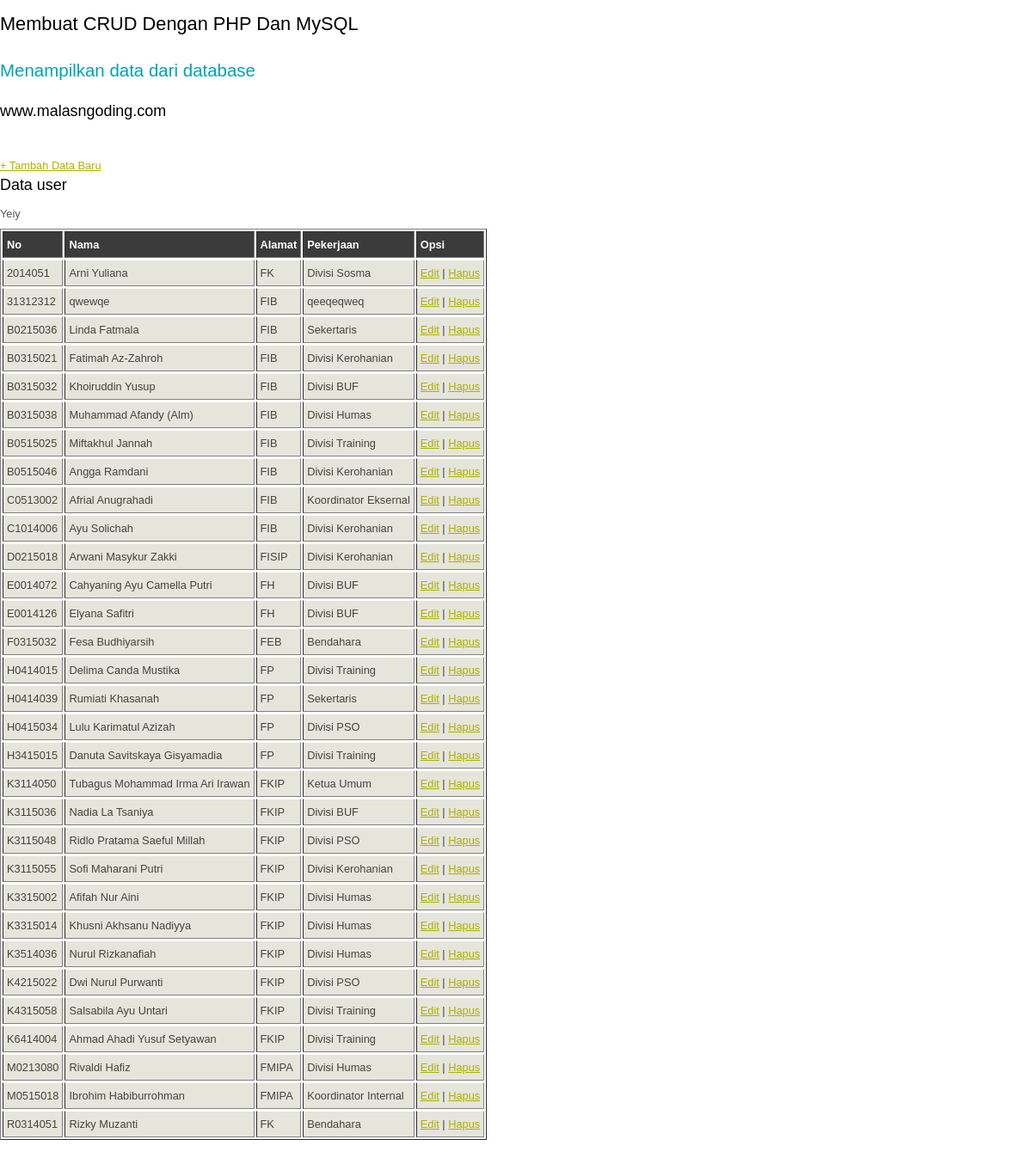
/fosma/pengurus/tampil pengurus.php, run on the app's committed database.
### tables this page shows
CREATE TABLE `pengurus` (
  `nim` varchar(10) NOT NULL,
  `nama` varchar(50) NOT NULL,
  `jabatan` varchar(20) NOT NULL,
  `fakultas` varchar(50) NOT NULL
);

### fosma/pengurus/tampil pengurus.php (the view, shortened to what this page needs)
<!DOCTYPE html>
<html>
<head>
	<link rel="stylesheet" type="text/css" href="style.css">
</head>
<body>
	<div class="judul">
		<h1>Membuat CRUD Dengan PHP Dan MySQL</h1>
		<h2>Menampilkan data dari database</h2>
		<h3>www.malasngoding.com</h3>
	</div>
	<br/>
	<br/>
	<a class="tombol" href="form input pengurus.php">+ Tambah Data Baru</a>
	<h3>Data user</h3>
	<table border="1" class="table">
		<tr>
			<th>No</th>
			<th>Nama</th>
			<th>Alamat</th>
			<th>Pekerjaan</th>
			<th>Opsi</th>
		</tr>
		<?php
		$query_mysql = mysql_query("SELECT * FROM pengurus")or die(mysql_error());
		while($data = mysql_fetch_array($query_mysql)){
		?>
		<tr>
			<td><?php echo $data['nim']; ?></td>
			<td><?php echo $data['nama']; ?></td>
			<td><?php echo $data['fakultas']; ?></td>
			<td><?php echo $data['jabatan']; ?></td>
			<td>
				<a class="edit" href="edit pengurus.php?id=<?php echo $data['nim']; ?>">Edit</a> |
				<a class="hapus" href="delete pengurus.php?id=<?php echo $data['nim']; ?>">Hapus</a>
			</td>
		</tr>
		<?php } ?>
	</table>
</body>
</html>

### Web Fosma/style/style.css (style rules this page uses)
* { margin: 0; padding: 0; }
body { font: normal .80em 'trebuchet ms', arial, sans-serif; background: #FFF; color: #555; }
h1, h2, h3, h4, h5, h6 { color: #362C20; letter-spacing: 0em; padding: 0 0 5px 0; }
h1, h2, h3 { font: normal 170% 'century gothic', arial; margin: 0 0 15px 0; padding: 15px 0 5px 0; color: #000; }
h2 { font-size: 160%; padding: 9px 0 5px 0; color: #009FBC; }
h3 { font-size: 140%; padding: 5px 0 0 0; }
a, a:hover { outline: none; text-decoration: underline; color: #AEB002; }
table { margin: 10px 0 30px 0; }
table tr th, table tr td { background: #3B3B3B; color: #FFF; padding: 7px 4px; text-align: left; }
table tr td { background: #E5E5DB; color: #47433F; border-top: 1px solid #FFF; }

### data on the page
pengurus: nim "2014051", nama "Arni Yuliana", fakultas "FK", jabatan "Divisi Sosma"
pengurus: nim "31312312", nama "qwewqe", fakultas "FIB", jabatan "qeeqeqweq"
pengurus: nim "B0215036", nama "Linda Fatmala", fakultas "FIB", jabatan "Sekertaris"
pengurus: nim "B0315021", nama "Fatimah Az-Zahroh", fakultas "FIB", jabatan "Divisi Kerohanian"
pengurus: nim "B0315032", nama "Khoiruddin Yusup", fakultas "FIB", jabatan "Divisi BUF"
pengurus: nim "B0315038", nama "Muhammad Afandy (Alm)", fakultas "FIB", jabatan "Divisi Humas"
pengurus: nim "B0515025", nama "Miftakhul Jannah", fakultas "FIB", jabatan "Divisi Training"
pengurus: nim "B0515046", nama "Angga Ramdani", fakultas "FIB", jabatan "Divisi Kerohanian"
pengurus: nim "C0513002", nama "Afrial Anugrahadi", fakultas "FIB", jabatan "Koordinator Eksernal"
pengurus: nim "C1014006", nama "Ayu Solichah", fakultas "FIB", jabatan "Divisi Kerohanian"
pengurus: nim "D0215018", nama "Arwani Masykur Zakki", fakultas "FISIP", jabatan "Divisi Kerohanian"
pengurus: nim "E0014072", nama "Cahyaning Ayu Camella Putri", fakultas "FH", jabatan "Divisi BUF"
pengurus: nim "E0014126", nama "Elyana Safitri", fakultas "FH", jabatan "Divisi BUF"
pengurus: nim "F0315032", nama "Fesa Budhiyarsih", fakultas "FEB", jabatan "Bendahara"
pengurus: nim "H0414015", nama "Delima Canda Mustika", fakultas "FP", jabatan "Divisi Training"
pengurus: nim "H0414039", nama "Rumiati Khasanah", fakultas "FP", jabatan "Sekertaris"
pengurus: nim "H0415034", nama "Lulu Karimatul Azizah", fakultas "FP", jabatan "Divisi PSO"
pengurus: nim "H3415015", nama "Danuta Savitskaya Gisyamadia", fakultas "FP", jabatan "Divisi Training"
pengurus: nim "K3114050", nama "Tubagus Mohammad Irma Ari Irawan", fakultas "FKIP", jabatan "Ketua Umum"
pengurus: nim "K3115036", nama "Nadia La Tsaniya", fakultas "FKIP", jabatan "Divisi BUF"
pengurus: nim "K3115048", nama "Ridlo Pratama Saeful Millah", fakultas "FKIP", jabatan "Divisi PSO"
pengurus: nim "K3115055", nama "Sofi Maharani Putri", fakultas "FKIP", jabatan "Divisi Kerohanian"
pengurus: nim "K3315002", nama "Afifah Nur Aini", fakultas "FKIP", jabatan "Divisi Humas"
pengurus: nim "K3315014", nama "Khusni Akhsanu Nadiyya", fakultas "FKIP", jabatan "Divisi Humas"
pengurus: nim "K3514036", nama "Nurul Rizkanafiah", fakultas "FKIP", jabatan "Divisi Humas"
pengurus: nim "K4215022", nama "Dwi Nurul Purwanti", fakultas "FKIP", jabatan "Divisi PSO"
pengurus: nim "K4315058", nama "Salsabila Ayu Untari", fakultas "FKIP", jabatan "Divisi Training"
pengurus: nim "K6414004", nama "Ahmad Ahadi Yusuf Setyawan", fakultas "FKIP", jabatan "Divisi Training"
pengurus: nim "M0213080", nama "Rivaldi Hafiz", fakultas "FMIPA", jabatan "Divisi Humas"
pengurus: nim "M0515018", nama "Ibrohim Habiburrohman", fakultas "FMIPA", jabatan "Koordinator Internal"
pengurus: nim "R0314051", nama "Rizky Muzanti", fakultas "FK", jabatan "Bendahara"
